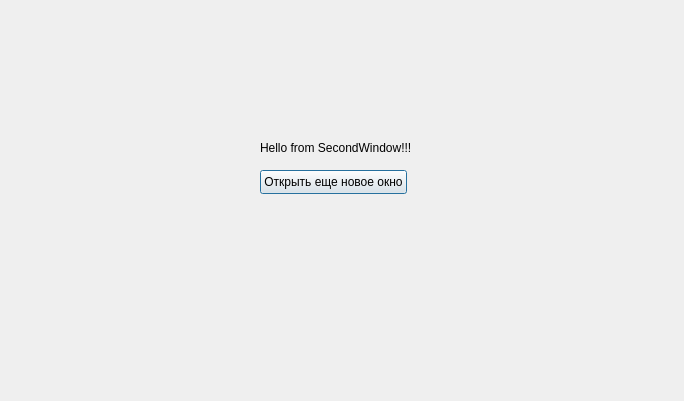
<?xml version="1.0" encoding="UTF-8"?>
<ui version="4.0">
 <class>SecondWindow</class>
 <widget class="QDialog" name="SecondWindow">
  <property name="geometry">
   <rect>
    <x>0</x>
    <y>0</y>
    <width>684</width>
    <height>401</height>
   </rect>
  </property>
  <property name="windowTitle">
   <string>Dialog</string>
  </property>
  <widget class="QPushButton" name="pushButton">
   <property name="geometry">
    <rect>
     <x>260</x>
     <y>170</y>
     <width>147</width>
     <height>24</height>
    </rect>
   </property>
   <property name="text">
    <string>Открыть еще новое окно</string>
   </property>
  </widget>
  <widget class="QLabel" name="label">
   <property name="geometry">
    <rect>
     <x>260</x>
     <y>140</y>
     <width>152</width>
     <height>16</height>
    </rect>
   </property>
   <property name="text">
    <string>Hello from SecondWindow!!!</string>
   </property>
  </widget>
 </widget>
 <resources/>
 <connections/>
</ui>
